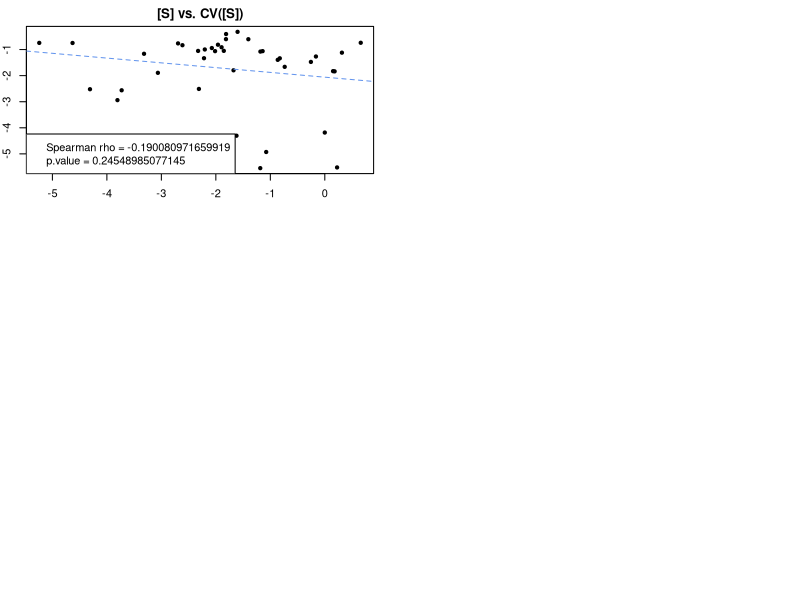

This chart was generated by the following R code: (Note: this script raises an error after producing the figure.)
setwd("/Users/charlesrocabert/git/MetEvolSim/output")

d = read.table("mutation_accumulation.txt", sep=" ", h=T)
names(d)

S_START = 6
S_END   = 50

ancs = t(d[1,S_START:S_END])
sds  = t(t(apply(d[,S_START:S_END], 2, sd)))
D    = cbind(ancs, sds)
D    = D[D[,2]>0,]
X    = log10(D[,1])
Y    = log10(D[,2]/D[,1])

par(mfrow=c(3,2), mar=c(2,2,2,2))

plot(X, Y, pch=20, main="[S] vs. CV([S])", xlab="[S]", ylab="CV")
abline(lm(Y~X), col="cornflowerblue", lty=2)
test = cor.test(X, Y, method="spearman")
legend("bottomleft", legend=c(paste("Spearman rho =", test$estimate[[1]]), paste("p.value =", test$p.value)))

hist(d$param_index, col="grey", main="Param index distribution")

hist(d$mutant_tflux-d$wt_tflux, col="grey", main="Tflux distribution")
abline(v=0.0, col="tomato", lty=2, lwd=2)

tflux_diff = d$mutant_tflux-d$wt_tflux
mut_count = c(sum(tflux_diff<0), sum(tflux_diff>0))
barplot(mut_count, col=c("tomato", "darkolivegreen3"))

plot(d$mutant_csum-d$wt_csum, pch=20)
abline(h=0.0, col="tomato", lty=2, lwd=2, main="Csum")

plot(d$mutant_tflux-d$wt_tflux, pch=20)
abline(h=0.0, col="tomato", lty=2, lwd=2, main="Csum")

